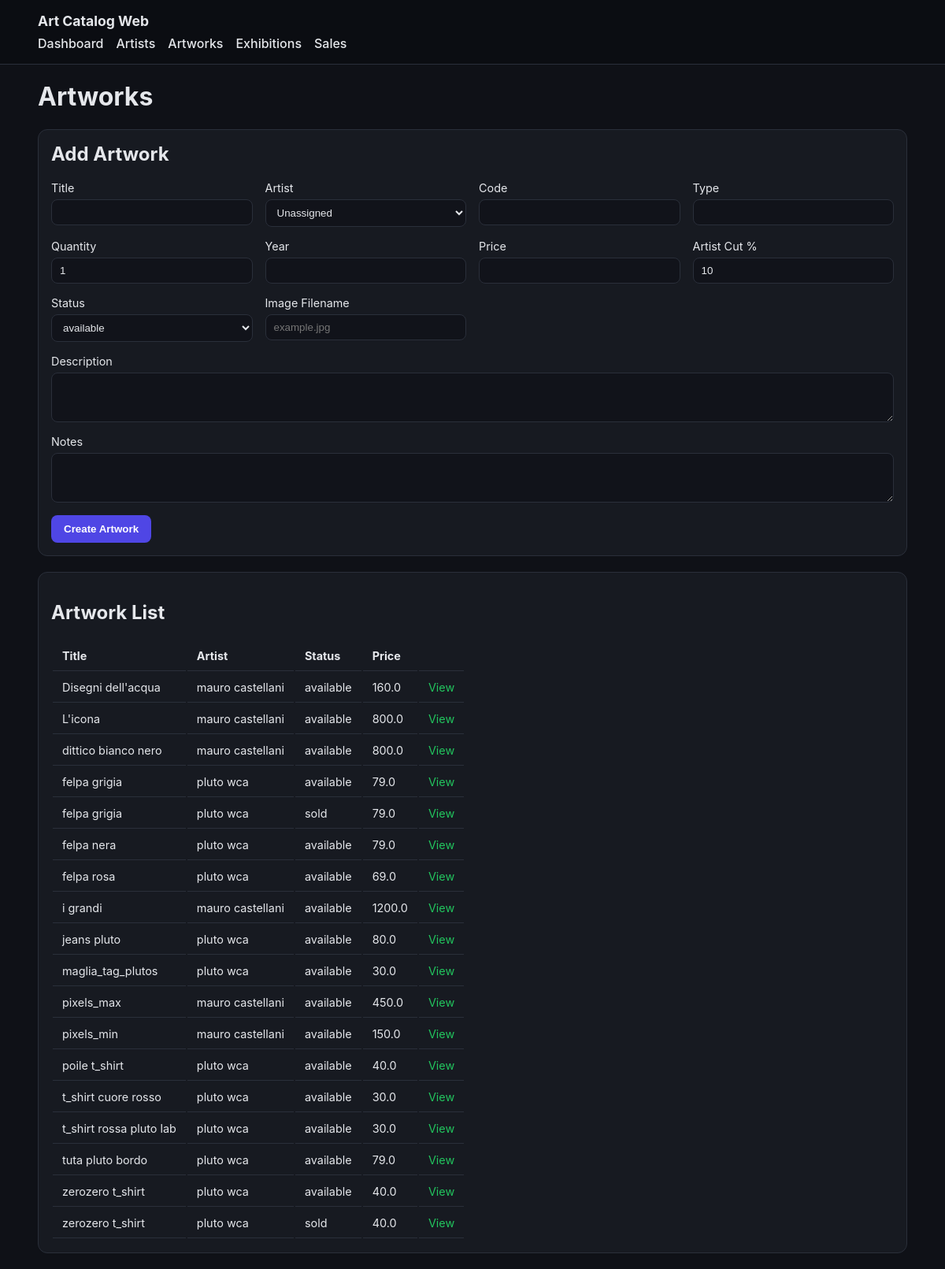
The app's page /artworks with its own data.
### tables this page shows
CREATE TABLE artwork (
    id INTEGER PRIMARY KEY AUTOINCREMENT,

    artist_id INTEGER,           -- FK verso artist (puo essere NULL)
    title TEXT NOT NULL,         -- Titolo opera / articolo
    description TEXT,            -- Descrizione estesa
    type TEXT,                   -- painting, sculpture, print, merch, ecc.
    year INTEGER,                -- Anno di produzione
    price REAL,                  -- Prezzo di listino
    artist_cut_percent REAL DEFAULT 10, -- Percentuale riconosciuta all'artista
    image TEXT,                  -- Nome file immagine (NO path)
    status TEXT DEFAULT 'available',
    notes TEXT, quantity INTEGER DEFAULT 1, code TEXT,                  -- Note interne

    FOREIGN KEY (artist_id)
        REFERENCES artist(id)
        ON DELETE SET NULL
);

CREATE TABLE artist (
    id INTEGER PRIMARY KEY AUTOINCREMENT,
    name TEXT NOT NULL,          -- Nome artista / collettivo
    bio TEXT,                    -- Biografia
    email TEXT,                  -- Contatto
    phone TEXT,                  -- Contatto
    notes TEXT                   -- Note interne (non pubbliche)
);

### webapp/app.py (the view, shortened to what this page needs)
    @app.route("/artworks", methods=["GET", "POST"])
    def artworks():
        artist_repo, artwork_repo, _, _ = get_repos()
        artworks = artwork_repo.get_all()
        artists = artist_repo.get_all()
        return render_template(
            "artworks.html",
            artworks=artworks,
            artists=artists,
            status_options=STATUS_OPTIONS,
        )

### core/database.py (called while the page is built)
    def execute(self, query: str, params: tuple = ()):
        cur = self.conn.cursor()
        cur.execute(query, params)
        self.conn.commit()
        return cur

    def close(self):
        self.conn.close()

### core/repositories/artist_repo.py (called while the page is built)
    def get_all(self):
        cursor = self.db.execute("SELECT * FROM artist ORDER BY name")
        return cursor.fetchall()

### core/repositories/artwork_repo.py (called while the page is built, shortened)
    def _ensure_artist_cut_column(self):
        cursor = self.db.execute("PRAGMA table_info(artwork)")
        columns = {row[1] for row in cursor.fetchall()}

    def _ensure_quantity_column(self):
        cursor = self.db.execute("PRAGMA table_info(artwork)")
        columns = {row[1] for row in cursor.fetchall()}

    def _ensure_code_column(self):
        cursor = self.db.execute("PRAGMA table_info(artwork)")
        columns = {row[1] for row in cursor.fetchall()}
        try:
            self.db.execute(
                "CREATE UNIQUE INDEX IF NOT EXISTS idx_artwork_code ON artwork(code)"
            )
        except Exception:
            pass

    def get_all(self):
        cursor = self.db.execute(
            """
            SELECT a.*, ar.name as artist_name
            FROM artwork a
            LEFT JOIN artist ar ON a.artist_id = ar.id
            ORDER BY a.title
            """
        )
        return cursor.fetchall()

### webapp/app.py (called while the page is built)
def get_db() -> Database:
    db: Optional[Database] = g.get("db")
    if db is None:
        db = Database(DB_PATH)
        g.db = db
    return db

def get_repos():
    db = get_db()
    return (
        ArtistRepository(db),
        ArtworkRepository(db),
        ExhibitionRepository(db),
        SaleRepository(db),
    )

### webapp/templates/artworks.html (shortened to what this page needs)
{% extends "base.html" %}
{% block content %}
<h1>Artworks</h1>
<section class="card form-card">
    <h2>Add Artwork</h2>
    <form method="post" class="grid-form">
        <label>
            Title
            <input type="text" name="title" required>
        </label>
        <label>
            Artist
            <select name="artist_id">
                <option value="">Unassigned</option>
            </select>
        </label>
        <label>
            Code
            <input type="text" name="code">
        </label>
        <label>
            Type
            <input type="text" name="type">
        </label>
        <label>
            Quantity
            <input type="number" name="quantity" min="1" value="1">
        </label>
        <label>
            Year
            <input type="number" name="year">
        </label>
        <label>
            Price
            <input type="number" name="price" step="0.01">
        </label>
        <label>
            Artist Cut %
            <input type="number" name="artist_cut_percent" step="0.1" value="10">
        </label>
        <label>
            Status
            <select name="status">
                {% for status in status_options %}
                    <option value="{{ status }}">{{ status }}</option>
                {% endfor %}
            </select>
        </label>
        <label>
            Image Filename
            <input type="text" name="image" placeholder="example.jpg">
        </label>
        <label class="full">
            Description
            <textarea name="description" rows="3"></textarea>
        </label>
        <label class="full">
            Notes
            <textarea name="notes" rows="3"></textarea>
        </label>
        <button type="submit">Create Artwork</button>
    </form>
</section>
<section class="card">
    <h2>Artwork List</h2>
    <div class="table-wrap">
        <table>
            <thead>
                <tr>
                    <th>Title</th>
                    <th>Artist</th>
                    <th>Status</th>
                    <th>Price</th>
                    <th></th>
                </tr>
            </thead>
            <tbody>
                {% for artwork in artworks %}
                    <tr>
                        <td>{{ artwork["title"] }}</td>
                        <td>{{ artwork["artist_name"] or "-" }}</td>
                        <td>{{ artwork["status"] }}</td>
                        <td>{{ artwork["price"] or "-" }}</td>
                        <td>
                            <a class="link" href="{{ url_for('artwork_detail', artwork_id=artwork['id']) }}">View</a>
                        </td>
                    </tr>
                {% else %}
                    <tr>
                        <td colspan="5" class="muted">No artworks yet.</td>
                    </tr>
                {% endfor %}
            </tbody>
        </table>
    </div>
</section>
{% endblock %}

### webapp/static/style.css (style rules this page uses)
:root { color-scheme: dark; --bg: #0f1117; --card: #171a21; --text: #e5e7eb; --muted: #9ca3af; --accent: #4f46e5; --accent-2: #22c55e; --danger: #ef4444; --border: #2a2f3a; }
* { box-sizing: border-box; }
body { margin: 0; font-family: "Inter", system-ui, -apple-system, sans-serif; background: var(--bg); color: var(--text); }
.card { background: var(--card); border: 1px solid var(--border); border-radius: 12px; padding: 16px; margin: 20px 0; }
.form-card h2 { margin-top: 0; }
.grid-form { display: grid; grid-template-columns: repeat(auto-fit, minmax(220px, 1fr)); gap: 16px; }
.grid-form label { display: flex; flex-direction: column; gap: 6px; font-size: 0.9rem; }
.grid-form label.full { grid-column: 1 / -1; }
input, select, textarea { background: #11131a; border: 1px solid var(--border); border-radius: 8px; padding: 8px 10px; color: var(--text); }
button { background: var(--accent); border: none; border-radius: 8px; color: white; font-weight: 600; padding: 10px 16px; cursor: pointer; width: fit-content; }
.link { color: var(--accent-2); text-decoration: none; }
.table-wrap { overflow-x: auto; }
th, td { padding: 10px 12px; border-bottom: 1px solid var(--border); text-align: left; font-size: 0.9rem; }

### records on screen
artwork: title "Disegni dell'acqua", name "mauro castellani", status "available", price "160.0"
artwork: title "L'icona", name "mauro castellani", status "available", price "800.0"
artwork: title "dittico bianco nero", name "mauro castellani", status "available", price "800.0"
artwork: title "felpa grigia", name "pluto wca", status "available", price "79.0"
artwork: title "felpa grigia", name "pluto wca", status "sold", price "79.0"
artwork: title "felpa nera", name "pluto wca", status "available", price "79.0"
artwork: title "felpa rosa", name "pluto wca", status "available", price "69.0"
artwork: title "i grandi", name "mauro castellani", status "available", price "1200.0"
artwork: title "jeans pluto", name "pluto wca", status "available", price "80.0"
artwork: title "maglia_tag_plutos", name "pluto wca", status "available", price "30.0"
artwork: title "pixels_max", name "mauro castellani", status "available", price "450.0"
artwork: title "pixels_min", name "mauro castellani", status "available", price "150.0"
artwork: title "poile t_shirt", name "pluto wca", status "available", price "40.0"
artwork: title "t_shirt cuore rosso", name "pluto wca", status "available", price "30.0"
artwork: title "t_shirt rossa pluto lab", name "pluto wca", status "available", price "30.0"
artwork: title "tuta pluto bordo", name "pluto wca", status "available", price "79.0"
artwork: title "zerozero t_shirt", name "pluto wca", status "available", price "40.0"
artwork: title "zerozero t_shirt", name "pluto wca", status "sold", price "40.0"

### other values on screen
form field status "available"
